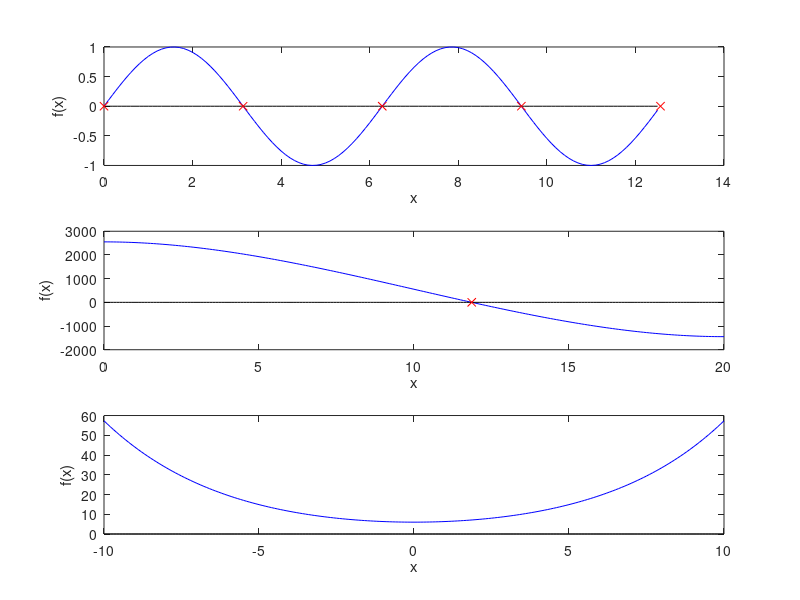

The MATLAB script that drew this image:
close all; clc;
%1
t=0:.1:4*pi
tt=sin(t)
ax=zeros(1,length(t))
xrt=0:pi:4*pi
yrt=zeros(1,5)
subplot(3,1,1)
plot(t,tt,'b',t,ax,'k',xrt,yrt,'rx');
xlabel('x')
ylabel('f(x)')

%2
t=0:.1:20
tt=t.^3-30*t.^2+2552
ax=zeros(1,length(t))
subplot(3,1,2)
plot(t,tt,'b',t,ax,'k',11.8615,0,'rx');
xlabel('x')
ylabel('f(x)')

%3
t=-10:.1:10
tt=10*cosh(t./4)-4
ax=zeros(1,length(t))
subplot(3,1,3)
plot(t,tt,'b',t,ax,'k');
xlabel('x')
ylabel('f(x)')


